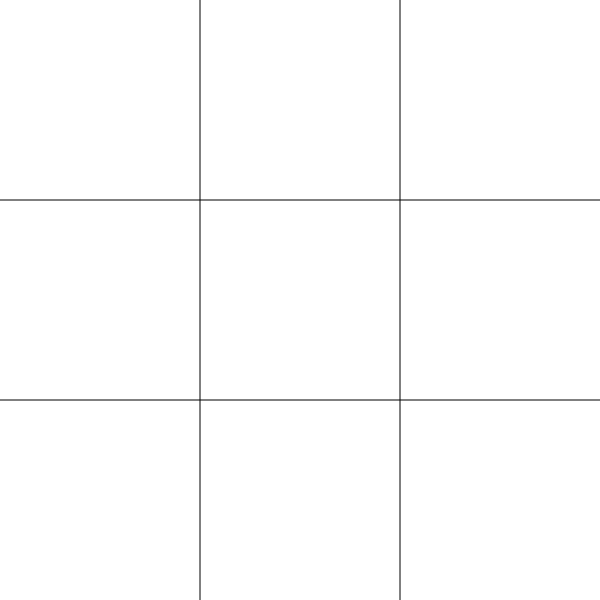
Frame 1 (no input)
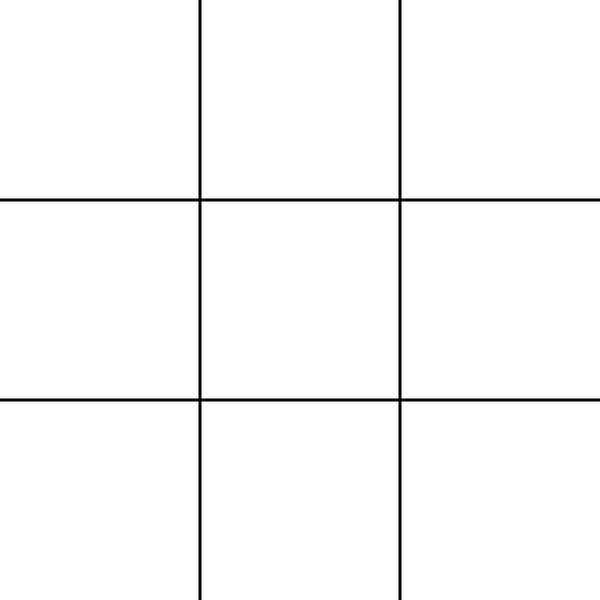
Frame 60 (no input)
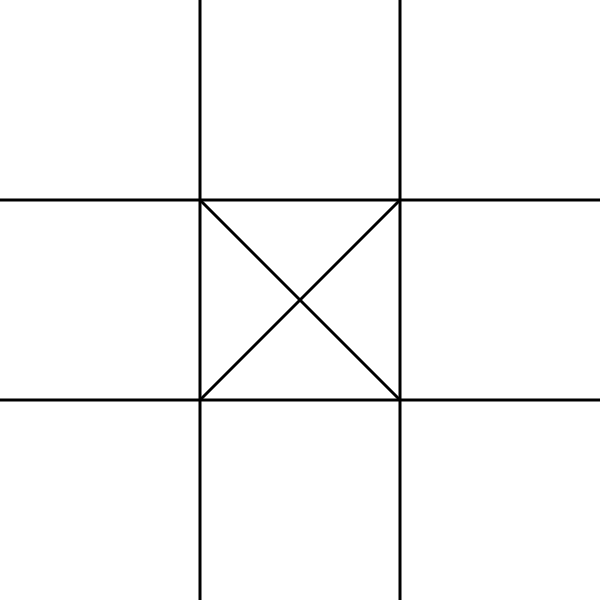
Frame 120 (the mouse pressed at the canvas centre since frame 60)

The p5.js sketch that drew these frames (run headless with seeded random() and noise() and a simulated clock; from frame 60 on, the mouse is pressed at the canvas centre):

// p5.js sketch
// ── sketch.js
function setup() {
  createCanvas(width, height);
}

function draw() {
  background(255);
  drawBoard();
  mouseBoard();
  drawSigns();
}
// ── ttt.js
let width = 600;
let height = 600;

let widthM = width / 3;
let heightM = height / 3;

let matrix = [
  ['_', '_', '_'],
  ['_', '_', '_'],
  ['_', '_', '_']
];

let player = 'X';

function drawBoard() {

  line(widthM, 0, width / 3, height);
  line(widthM * 2, 0, widthM * 2, height);

  line(0, heightM, width, heightM);
  line(0, heightM * 2, width, heightM * 2);

  stroke(0);
  strokeWeight(3);
}

function mouseBoard() {
  if ((mouseX >= 0 && mouseY >= 0) && (mouseX < widthM && mouseY < heightM)) {
    return 1;
  } else if ((mouseX >= widthM && mouseY > 0) && (mouseX < (widthM * 2)) && mouseY < heightM) {
    return 2;
  } else if ((mouseX >= widthM * 2 && mouseY >= 0) && (mouseX < width && mouseY < heightM)) {
    return 3;
  } else if ((mouseX >= 0 && mouseY >= heightM) && (mouseX < widthM && mouseY < heightM * 2)) {
    return 4;
  } else if ((mouseX >= widthM && mouseY >= heightM) && (mouseX < widthM * 2 && mouseY < heightM * 2)) {
    return 5;
  } else if ((mouseX >= widthM * 2 && mouseY >= heightM) && (mouseX < width && mouseY < heightM * 2)) {
    return 6;
  } else if ((mouseX >= 0 && mouseY >= heightM * 2) && (mouseX < widthM && mouseY < height)) {
    return 7;
  } else if ((mouseX >= widthM && mouseY >= heightM * 2) && (mouseX < widthM * 2 && mouseY < height)) {
    return 8;
  } else if ((mouseX >= widthM * 2 && mouseY >= heightM * 2) && (mouseX < width && mouseY < height)) {
    return 9;
  } else {
    return 0;
  }
}

function togglePlayer() {
  if (player == 'X') {
    player = 'O'
  } else if (player == 'O') {
    player = 'X';
  }
}

function setMarker(i, j) {
  if (matrix[i][j] == 'X' || matrix[i][j] == 'O') {
    return true;
  } else {
    return false;
  }
}

function createCross(i, j){
  if(i == 0 && j == 0){
    line(0, 0, widthM, heightM);
    line(widthM, 0, 0, heightM);
  }else if(i == 0 && j == 1){
    line(widthM, 0, widthM * 2, heightM);
    line(widthM *2, 0, widthM, heightM);
  }else if(i == 0 && j == 2){
    line(widthM * 2, 0, width, heightM);
    line(width, 0, widthM * 2, heightM);
  }else if(i == 1 && j == 0){
    line(0, heightM, widthM, heightM * 2);
    line(widthM, heightM, 0, heightM * 2);
  }else if(i == 1 && j == 1){
    line(widthM, heightM, widthM * 2, heightM * 2);
    line(widthM * 2, heightM, widthM, heightM * 2);
  }else if(i == 1 && j == 2){
    line(widthM * 2, heightM, width, heightM * 2);
    line(width, heightM, widthM * 2, heightM * 2);
  }else if(i == 2 && j == 0){
    line(0, heightM * 2, widthM, height);
    line(widthM, heightM * 2, 0, height);
  }else if(i == 2 && j == 1){
    line(widthM, heightM * 2, widthM * 2, height);
    line(widthM * 2, heightM * 2, widthM, height);
  }else if(i == 2 && j == 2){
    line(widthM * 2, heightM * 2, width, height);
    line(width, heightM * 2, widthM * 2, height);
  }
}

function createCircle(i, j){
  if(i == 0 && j == 0){
    circle(100, 100, 175);
  }else if(i == 0 && j == 1){
    circle(300, 100, 175);
  }else if(i == 0 && j == 2){
    circle(500, 100, 175);
  }else if(i == 1 && j == 0){
    circle(100, 300, 175);
  }else if(i == 1 && j == 1){
    circle(300, 300, 175);
  }else if(i == 1 && j == 2){
    circle(500, 300, 175);
  }else if(i == 2 && j == 0){
    circle(100, 500, 175);
  }else if(i == 2 && j == 1){
    circle(300, 500, 175);
  }else if(i == 2 && j == 2){
    circle(500, 500, 175);
  }
}

function drawSigns(){
  for(var i = 0; i < 3; i++){
    for(var j = 0; j < 3; j++){
      if(matrix[i][j] == 'X'){
        createCross(i, j);
      }else if(matrix[i][j] == 'O'){
        createCircle(i, j);
      }
    }
  }
}

function mousePressed() {

  var goodMove = false;
  
  if (mouseBoard() == 1 && !setMarker(0, 0)) {
    matrix[0][0] = player;
    goodMove = true;
  } else if (mouseBoard() == 2 && !setMarker(0, 1)) {
    matrix[0][1] = player;
    goodMove = true;
  } else if (mouseBoard() == 3 && !setMarker(0, 2)) {
    matrix[0][2] = player;
    goodMove = true;
  } else if (mouseBoard() == 4 && !setMarker(1, 0)) {
    matrix[1][0] = player;
    goodMove = true;
  } else if (mouseBoard() == 5 && !setMarker(1, 1)) {
    matrix[1][1] = player;
    goodMove = true;
  } else if (mouseBoard() == 6 && !setMarker(1, 2)) {
    matrix[1][2] = player;
    goodMove = true;
  } else if (mouseBoard() == 7 && !setMarker(2, 0)) {
    matrix[2][0] = player;
    goodMove = true;
  } else if (mouseBoard() == 8 && !setMarker(2, 1)) {
    matrix[2][1] = player;
    goodMove = true;
  } else if (mouseBoard() == 9 && !setMarker(2, 2)) {
    matrix[2][2] = player;
    goodMove = true;
  } else {
    goodMove = false;
  }
  
  if(goodMove){
    togglePlayer();
  }

}
